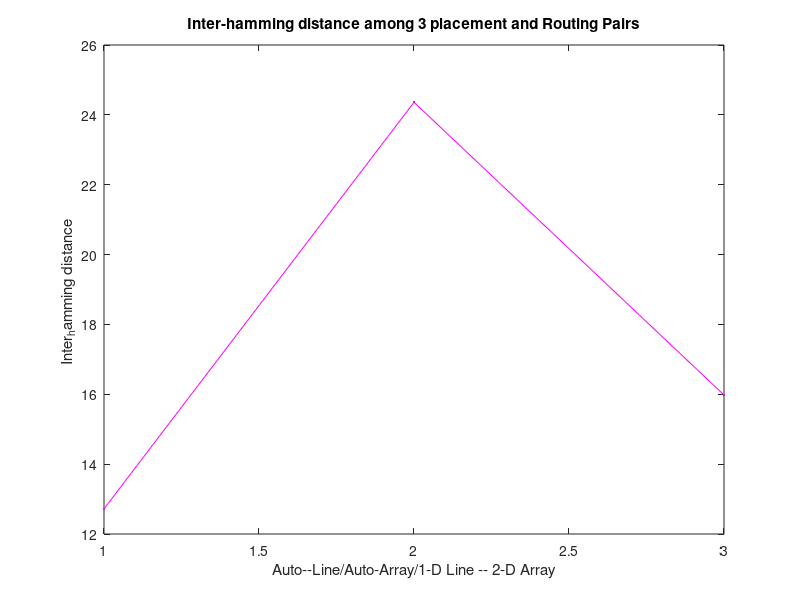

Write the MATLAB code that produced this figure.
fid = fopen('Inter_distance1.dat');
tline = fgetl(fid);

data_m={};

i=1;
while ischar(tline)
data_m(i)=cellstr(tline);
% disp(tline);

tline = fgetl(fid);
i=i+1;
end

fclose(fid);

fid = fopen('Inter_distance2.dat');
tline = fgetl(fid);


while ischar(tline)
data_m(i)=cellstr(tline);
% disp(tline);

tline = fgetl(fid);
i=i+1;
end

fclose(fid);


fid = fopen('Inter_distance3.dat');
tline = fgetl(fid);


while ischar(tline)
data_m(i)=cellstr(tline);
% disp(tline);

tline = fgetl(fid);
i=i+1;
end

fclose(fid);

inter_distance(1)=0;
inter_distance(2)=0;
inter_distance(3)=0;

    for i=1:100
        for k=1:64
%                 p=bin2dec(data_m{1,i});
%                 q=bin2dec(data_m{1,j});
                
                inter_distance(1)=inter_distance(1)+~strcmp(data_m{1,i}(k),data_m{1,100+i}(k));
                
                
%                
            end 
    end 
    for i=1:100
        for k=1:64
%                 p=bin2dec(data_m{1,i});
%                 q=bin2dec(data_m{1,j});
                
                inter_distance(2)=inter_distance(2)+~strcmp(data_m{1,1}(k),data_m{1,i+200}(k));
                
                
%                
            end 
    end
    
     for i=1:100
        for k=1:64
%                 p=bin2dec(data_m{1,i});
%                 q=bin2dec(data_m{1,j});
                
                inter_distance(3)=inter_distance(3)+~strcmp(data_m{1,i+100}(k),data_m{1,i+200}(k));
                
                
%                
            end 
     end
    
for i=1:3
    inter_distance(i)=(inter_distance(i)/100);
end 


figure(1);
plot([1,2,3],inter_distance,'-m.');
ylabel('Inter_hamming distance ');
xlabel('Auto--Line/Auto-Array/1-D Line -- 2-D Array');
title('Inter-hamming distance among 3 placement and Routing Pairs');